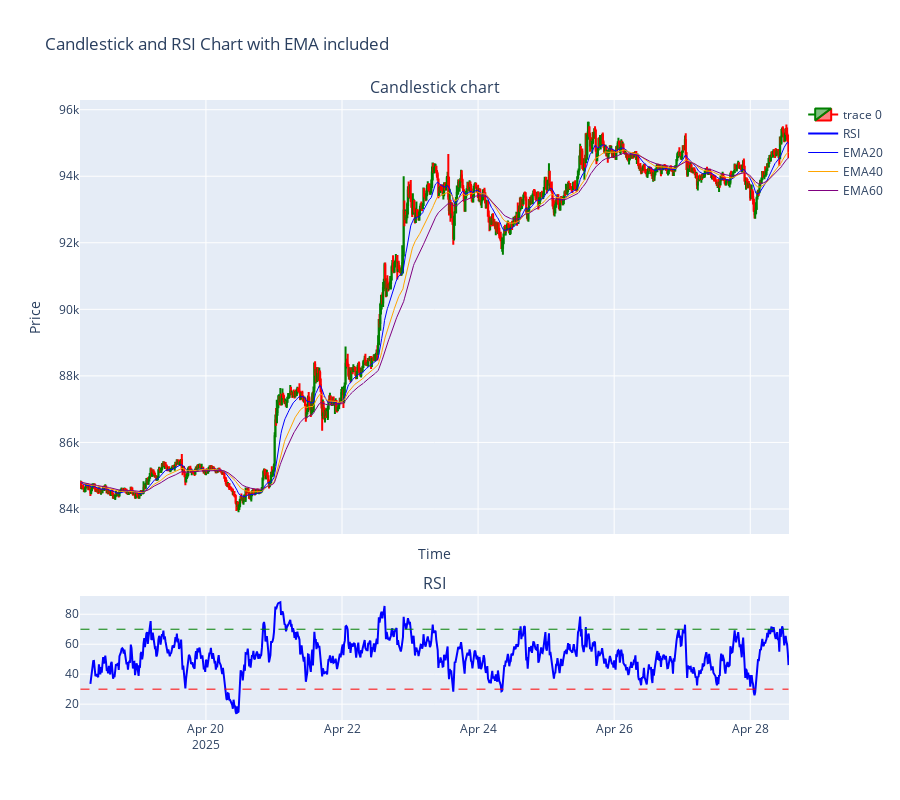

Here is the notebook cell this chart was saved with:
### Markdown cell above
### Plot function
```python
Indicators.plot(data: list)
```
The information of `data` contains the indicators you want to show.
Currently support k-Line and all data(k-line, RSI, EMA)

Figure will display SEPARATELY by each elements of data.

### Code cell
# plot the k-line data stored in the object
btc_indicate.plot(["all"])

### Figure 1 — Plotly figure (JSON) as saved in the notebook; plotly's stock layout.template omitted (floating-point values rounded to 4 significant figures; data arrays with more than 128 entries replaced by an {"elided": "..."} marker saying what was removed)
{"data": [{"close": {"elided": "1000 float values"}, "decreasing": {"line": {"color": "red"}}, "high": {"elided": "1000 float values"}, "increasing": {"line": {"color": "green"}}, "low": {"elided": "1000 float values"}, "open": {"elided": "1000 float values"}, "type": "candlestick", "x": {"elided": "1000 str values"}, "xaxis": "x", "yaxis": "y"}, {"line": {"color": "blue", "width": 2}, "mode": "lines", "name": "RSI", "type": "scatter", "x": {"elided": "1000 str values"}, "xaxis": "x2", "y": {"elided": "1000 float values"}, "yaxis": "y2"}, {"line": {"color": "blue", "width": 1}, "mode": "lines", "name": "EMA20", "type": "scatter", "x": {"elided": "1000 str values"}, "xaxis": "x", "y": {"elided": "1000 float values"}, "yaxis": "y"}, {"line": {"color": "orange", "width": 1}, "mode": "lines", "name": "EMA40", "type": "scatter", "x": {"elided": "1000 str values"}, "xaxis": "x", "y": {"elided": "1000 float values"}, "yaxis": "y"}, {"line": {"color": "purple", "width": 1}, "mode": "lines", "name": "EMA60", "type": "scatter", "x": {"elided": "1000 str values"}, "xaxis": "x", "y": {"elided": "1000 float values"}, "yaxis": "y"}], "layout": {"annotations": [{"font": {"size": 16}, "showarrow": false, "text": "Candlestick chart", "x": 0.5, "xanchor": "center", "xref": "paper", "y": 1, "yanchor": "bottom", "yref": "paper"}, {"font": {"size": 16}, "showarrow": false, "text": "RSI", "x": 0.5, "xanchor": "center", "xref": "paper", "y": 0.2, "yanchor": "bottom", "yref": "paper"}], "height": 800, "shapes": [{"line": {"color": "red", "dash": "dash", "width": 1}, "type": "line", "x0": "2025-04-18T03:45:00", "x1": "2025-04-28T13:30:00", "xref": "x2", "y0": 30, "y1": 30, "yref": "y2"}, {"line": {"color": "green", "dash": "dash", "width": 1}, "type": "line", "x0": "2025-04-18T03:45:00", "x1": "2025-04-28T13:30:00", "xref": "x2", "y0": 70, "y1": 70, "yref": "y2"}], "title": {"text": "Candlestick and RSI Chart with EMA included"}, "xaxis": {"anchor": "y", "domain": [0, 1], "matches": "x2", "rangeslider": {"visible": false}, "showticklabels": false, "title": {"text": "Time"}}, "xaxis2": {"anchor": "y2", "domain": [0, 1]}, "yaxis": {"anchor": "x", "domain": [0.3, 1], "title": {"text": "Price"}}, "yaxis2": {"anchor": "x2", "domain": [0, 0.2]}}}
